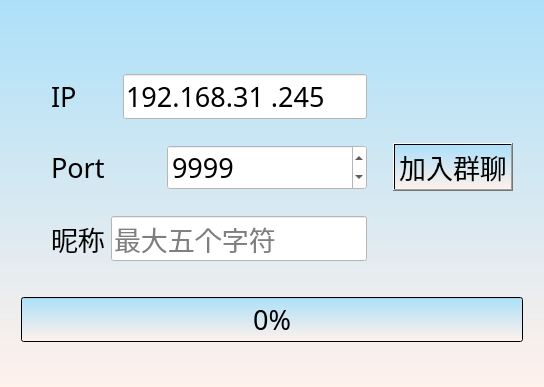
<?xml version="1.0" encoding="UTF-8"?>
<ui version="4.0">
 <class>join</class>
 <widget class="QDialog" name="join">
  <property name="geometry">
   <rect>
    <x>0</x>
    <y>0</y>
    <width>544</width>
    <height>387</height>
   </rect>
  </property>
  <property name="windowTitle">
   <string>加入群聊</string>
  </property>
  <property name="styleSheet">
   <string notr="true">background:QLinearGradient(spread:pad,x1:0,y1:0,x2:0,y2:1,stop:0 #ace0f9,stop:1 #fff1eb)</string>
  </property>
  <layout class="QVBoxLayout" name="verticalLayout_3">
   <item>
    <layout class="QVBoxLayout" name="verticalLayout_2">
     <property name="leftMargin">
      <number>10</number>
     </property>
     <property name="topMargin">
      <number>10</number>
     </property>
     <property name="rightMargin">
      <number>10</number>
     </property>
     <property name="bottomMargin">
      <number>10</number>
     </property>
     <item>
      <layout class="QHBoxLayout" name="horizontalLayout_3">
       <property name="leftMargin">
        <number>10</number>
       </property>
       <property name="topMargin">
        <number>10</number>
       </property>
       <property name="rightMargin">
        <number>10</number>
       </property>
       <property name="bottomMargin">
        <number>10</number>
       </property>
       <item>
        <layout class="QVBoxLayout" name="verticalLayout">
         <property name="leftMargin">
          <number>10</number>
         </property>
         <property name="topMargin">
          <number>10</number>
         </property>
         <property name="rightMargin">
          <number>10</number>
         </property>
         <property name="bottomMargin">
          <number>10</number>
         </property>
         <item>
          <layout class="QHBoxLayout" name="horizontalLayout" stretch="1,0">
           <property name="leftMargin">
            <number>10</number>
           </property>
           <property name="topMargin">
            <number>10</number>
           </property>
           <property name="rightMargin">
            <number>10</number>
           </property>
           <property name="bottomMargin">
            <number>10</number>
           </property>
           <item>
            <widget class="QLabel" name="label">
             <property name="font">
              <font>
               <family>Agency FB</family>
               <pointsize>20</pointsize>
              </font>
             </property>
             <property name="styleSheet">
              <string notr="true">background:transparent</string>
             </property>
             <property name="text">
              <string>IP</string>
             </property>
            </widget>
           </item>
           <item>
            <widget class="QLineEdit" name="lineEditIP">
             <property name="minimumSize">
              <size>
               <width>200</width>
               <height>0</height>
              </size>
             </property>
             <property name="font">
              <font>
               <family>Agency FB</family>
               <pointsize>20</pointsize>
              </font>
             </property>
             <property name="styleSheet">
              <string notr="true">background-color: rgb(255, 255, 255);</string>
             </property>
             <property name="inputMask">
              <string>000.000.000.000</string>
             </property>
             <property name="text">
              <string>192.168.31.245</string>
             </property>
             <property name="cursorPosition">
              <number>15</number>
             </property>
             <property name="dragEnabled">
              <bool>false</bool>
             </property>
             <property name="placeholderText">
              <string>服务器IP地址</string>
             </property>
            </widget>
           </item>
          </layout>
         </item>
         <item>
          <layout class="QHBoxLayout" name="horizontalLayout_2" stretch="1,0">
           <property name="leftMargin">
            <number>10</number>
           </property>
           <property name="topMargin">
            <number>10</number>
           </property>
           <property name="rightMargin">
            <number>10</number>
           </property>
           <property name="bottomMargin">
            <number>10</number>
           </property>
           <item>
            <widget class="QLabel" name="label_2">
             <property name="font">
              <font>
               <family>Agency FB</family>
               <pointsize>20</pointsize>
              </font>
             </property>
             <property name="styleSheet">
              <string notr="true">background:transparent</string>
             </property>
             <property name="text">
              <string>Port</string>
             </property>
            </widget>
           </item>
           <item>
            <widget class="QSpinBox" name="spinBoxPort">
             <property name="minimumSize">
              <size>
               <width>200</width>
               <height>0</height>
              </size>
             </property>
             <property name="font">
              <font>
               <family>Agency FB</family>
               <pointsize>20</pointsize>
              </font>
             </property>
             <property name="cursor">
              <cursorShape>PointingHandCursor</cursorShape>
             </property>
             <property name="styleSheet">
              <string notr="true">background-color: rgb(255, 255, 255);</string>
             </property>
             <property name="minimum">
              <number>5000</number>
             </property>
             <property name="maximum">
              <number>65536</number>
             </property>
             <property name="value">
              <number>9999</number>
             </property>
            </widget>
           </item>
          </layout>
         </item>
         <item>
          <layout class="QHBoxLayout" name="horizontalLayout_6" stretch="1,5">
           <property name="leftMargin">
            <number>10</number>
           </property>
           <property name="topMargin">
            <number>10</number>
           </property>
           <property name="rightMargin">
            <number>10</number>
           </property>
           <property name="bottomMargin">
            <number>10</number>
           </property>
           <item>
            <widget class="QLabel" name="label_3">
             <property name="font">
              <font>
               <family>Agency FB</family>
               <pointsize>20</pointsize>
              </font>
             </property>
             <property name="styleSheet">
              <string notr="true">background:transparent</string>
             </property>
             <property name="text">
              <string>昵称</string>
             </property>
            </widget>
           </item>
           <item>
            <widget class="QLineEdit" name="lineEditNickname">
             <property name="font">
              <font>
               <family>Agency FB</family>
               <pointsize>20</pointsize>
              </font>
             </property>
             <property name="styleSheet">
              <string notr="true">background-color: rgb(255, 255, 255);</string>
             </property>
             <property name="maxLength">
              <number>5</number>
             </property>
             <property name="placeholderText">
              <string>最大五个字符</string>
             </property>
            </widget>
           </item>
          </layout>
         </item>
        </layout>
       </item>
       <item>
        <widget class="QPushButton" name="pushButtonConnect">
         <property name="minimumSize">
          <size>
           <width>120</width>
           <height>40</height>
          </size>
         </property>
         <property name="font">
          <font>
           <family>Agency FB</family>
           <pointsize>20</pointsize>
          </font>
         </property>
         <property name="cursor">
          <cursorShape>PointingHandCursor</cursorShape>
         </property>
         <property name="text">
          <string>加入群聊</string>
         </property>
        </widget>
       </item>
      </layout>
     </item>
     <item>
      <widget class="QProgressBar" name="progressBar">
       <property name="font">
        <font>
         <family>Agency FB</family>
         <pointsize>20</pointsize>
        </font>
       </property>
       <property name="value">
        <number>0</number>
       </property>
      </widget>
     </item>
    </layout>
   </item>
  </layout>
 </widget>
 <resources/>
 <connections/>
</ui>
